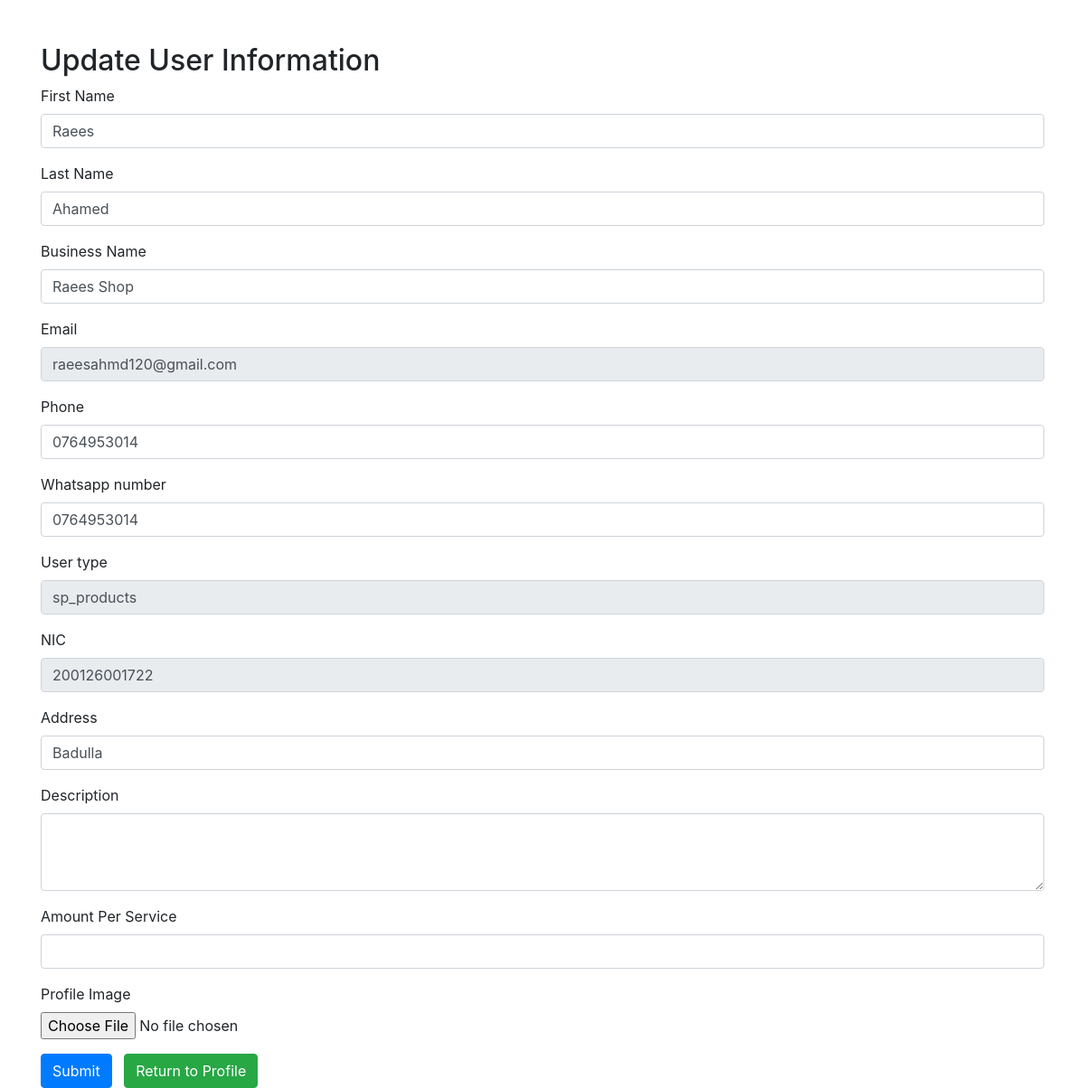
Page /edit_user_profile.php (signed in) on the earlier database version.
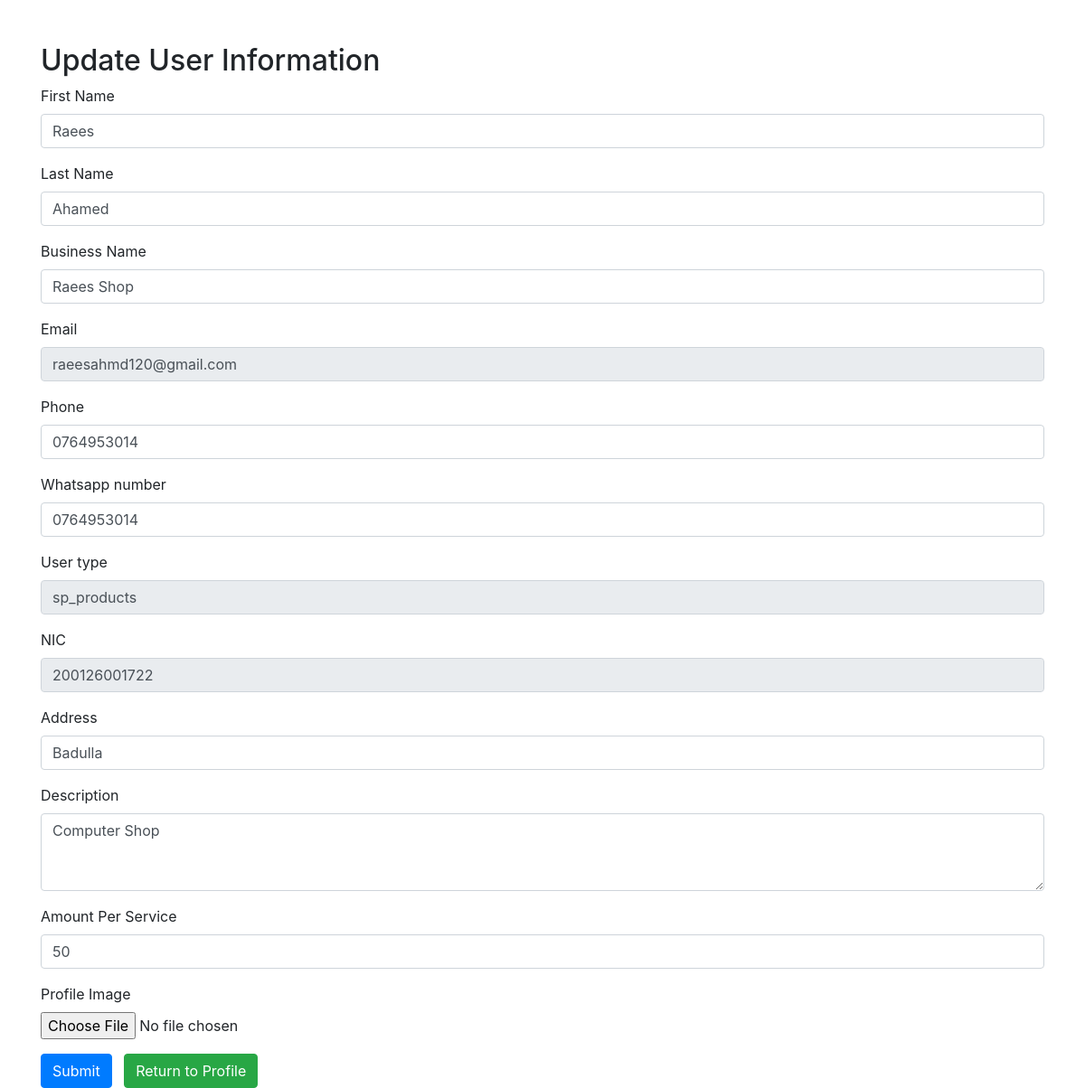
Same page on the later database version.
### tables this page shows
CREATE TABLE `user` (
  `user_id` varchar(10) NOT NULL,
  `first_name` varchar(50) DEFAULT NULL,
  `last_name` varchar(50) DEFAULT NULL,
  `email` varchar(100) NOT NULL,
  `contact_number` varchar(15) NOT NULL,
  `user_type` enum('customer','admin','sp_products','sp_reservation','sp_freelance') NOT NULL,
  `password` varchar(255) NOT NULL,
  `joined_date` date NOT NULL,
  `profile_photo` varchar(255) DEFAULT NULL,
  `business_name` varchar(100) DEFAULT NULL,
  `nic_number` varchar(16) DEFAULT NULL,
  `whatsapp_number` varchar(15) DEFAULT NULL,
  `service_address` varchar(255) DEFAULT NULL,
  `auth_key` varchar(255) DEFAULT NULL,
  `auth_key_expires` datetime DEFAULT NULL,
  `status` enum('active','disabled') DEFAULT NULL,
  `description` text DEFAULT NULL,
  `amount_per` float DEFAULT NULL
);

### php/classes/UserClass.php (called while the page is built, shortened)
<?php
class User
{
    private $dbconn;
    private $userId;
    private $firstName;
    private $lastName;
    private $email;
    private $phone;
    private $userType;
    private $businessName;
    private $nic;
    private $wphone;
    private $address;
    private $description;
    private $amountPer;
    public static function constructSPWithUserId($dbconn, $userId)
    {
        $user = new self();
        $user->dbconn = $dbconn;
        $user->userId = $userId;
        $user->loadUserSP();
        return $user;
    }
    private function loadUserSP()
    {
        $stmt = $this->dbconn->prepare("SELECT * FROM user WHERE user_id = ?");
        $stmt->bind_param("s", $this->userId);
        $stmt->execute();
        $result = $stmt->get_result();
        $user = $result->fetch_assoc();
        $this->firstName = $user['first_name'];
        $this->lastName = $user['last_name'];
        $this->email = $user['email'];
        $this->phone = $user['contact_number'];
        $this->userType = $user['user_type'];
        $this->businessName = $user['business_name'];
        $this->nic = $user['nic_number'];
        $this->wphone = $user['whatsapp_number'];
        $this->address = $user['service_address'];
        $this->description = $user['description'];
        $this->amountPer = $user['amount_per'];
    }
    public function getFirstName()
    {
        return $this->firstName;
    }
    public function getLastName()
    {
        return $this->lastName;
    }
    public function getEmail()
    {
        return $this->email;
    }
    public function getPhone()
    {
        return $this->phone;
    }
    public function getUserType()
    {
        return $this->userType;
    }
    public function getBusinessName()
    {
        return $this->businessName;
    }
    public function getNic()
    {
        return $this->nic;
    }
    public function getWphone()
    {
        return $this->wphone;
    }
    public function getAddress()
    {
        return $this->address;
    }
    public function getDescription()
    {
        return $this->description;
    }
    public function getAmountPer()
    {
        return $this->amountPer;
    }
}

### edit_user_profile.php (the view, shortened to what the changed rows need)
<?php
require './php/classes/UserClass.php';
$userId = $_SESSION['user_id'];
$userType = $_SESSION['user_type'];
$db = new DbConnection();
$dbconn = $db->getConnection();
if ($userType == "customer") {
    $user = User::constructCUSWithUserId($dbconn, $userId);
} else {
    $user = User::constructSPWithUserId($dbconn, $userId);
}
?>
<!DOCTYPE html>
<html lang="en">
<head>
    <link href="https://stackpath.bootstrapcdn.com/bootstrap/4.5.2/css/bootstrap.min.css" rel="stylesheet">
</head>
<body>
    <div class="container mt-5">
        <h2>Update User Information</h2>
        <form action="./php/edit_process_user_profile.php" method="POST" enctype="multipart/form-data">
            <?php
            if ($userType == "customer") {
                echo '<div class="form-group">
              <label for="firstName">First Name</label>
                <input type="text" class="form-control"  name="firstName" value="' . $user->getFirstName() . '">
            </div>';
                echo '<div class="form-group">
                <label for="lastName">Last Name</label>
                <input type="text" class="form-control"  name="lastName" value="' . $user->getLastName() . '">
            </div>';
                echo '<div class="form-group">
                <label for="email">Email</label>
                <input type="email" class="form-control"  name="email" value="' . $user->getEmail() . '" readonly>
            </div>';
                echo '<div class="form-group"></div>
                <label for="phone">Phone</label>
                <input type="text" class="form-control"  name="phone" value="' . $user->getPhone() . '">
            </div>';
                echo '<div class="form-group">
                <label for="address">User type</label>
                <input type="text" class="form-control" name="address" value="' . $user->getUserType() . '" readonly>
            </div>';
            } else {
                echo '<div class="form-group">
            <label for="firstName">First Name</label>
              <input type="text" class="form-control"  name="firstName" value="' . $user->getFirstName() . '" >
            </div>';
                echo '<div class="form-group">
              <label for="lastName">Last Name</label>
              <input type="text" class="form-control"  name="lastName" value="' . $user->getLastName() . '">
            </div>';
                echo '<div class="form-group">
                <label for="businessName">Business Name</label>
                <input type="text" class="form-control" name="businessName" value="' . $user->getBusinessName() . '">
            </div>';
                echo '<div class="form-group">
                <label for="email">Email</label>
                <input type="email" class="form-control"  name="email" value="' . $user->getEmail() . '" readonly>
            </div>';
                echo '<div class="form-group">
                <label for="phone">Phone</label>
                <input type="text" class="form-control"  name="phone" value="' . $user->getPhone() . '">
            </div>';
                echo '<div class="form-group">
                <label for="wphone">Whatsapp number</label>
                <input type="text" class="form-control" name="wphone" value="' . $user->getWphone() . '">
            </div>';
                echo '<div class="form-group">
                <label for="address">User type</label>
                <input type="text" class="form-control" name="address" value="' . $user->getUserType() . '" readonly>
            </div>';
                echo '<div class="form-group">
                <label for="nic">NIC</label>
                <input type="text" class="form-control" name="nic" value="' . $user->getNic() . '" readonly>
            </div>';
                echo '<div class="form-group">
                <label for="address">Address</label>
                <input type="text" class="form-control" name="address" value="' . $user->getAddress() . '">
            </div>';
                echo '<div class="form-group">
                <label for="description">Description</label>
                <textarea class="form-control" name="description" rows="3">' . $user->getDescription() . '</textarea>
            </div>';
                echo '<div class="form-group">
                <label for="amountPer">Amount Per Service</label>
                <input type="number" class="form-control" name="amountPer" value="' . $user->getAmountPer() . '">
            </div>';
            }
            ?>
        </form>
    </div>
</body>
</html>

Differences in the rows shown:
changed user "Raees": description (not shown) → "Computer Shop"; amountPer (not shown) → "50"
